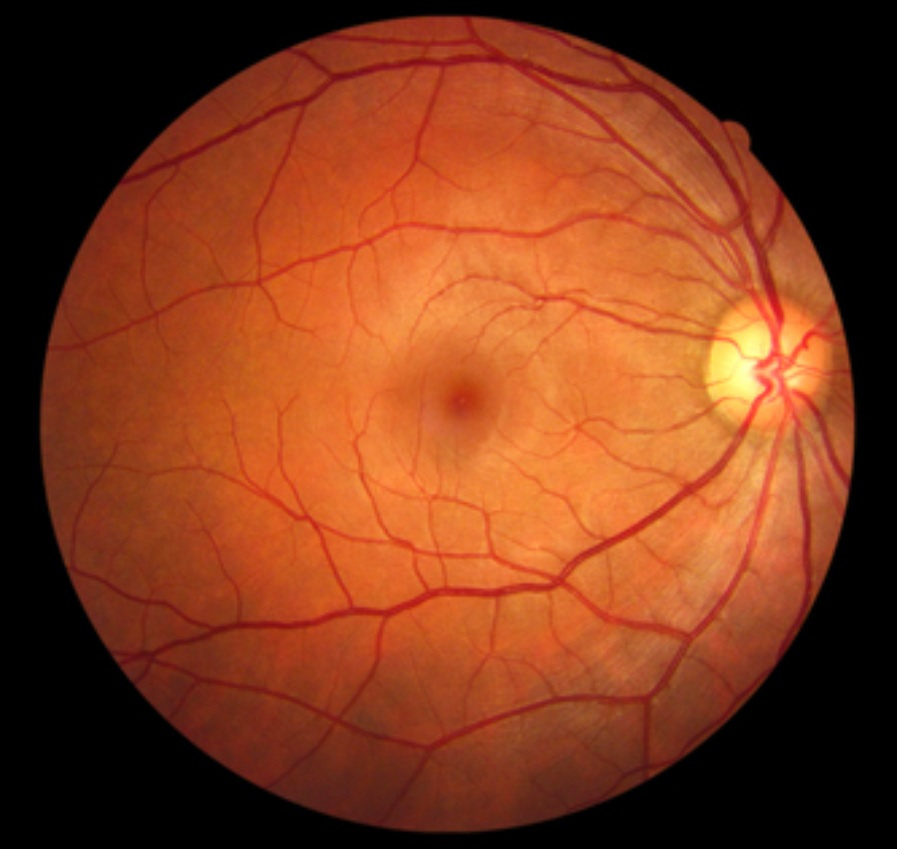
#> input picture retina-mata.jpg, 897 x 849 px
$ python ada-clahe.py
#> lines starting #> are read from the running program, lines starting #| are printed output that depends on the picture; after the words box and inside, x2 and y2 are one past the last pixel; in counts of white or black regions, pixels touching at a corner belong together
import numpy as np
import cv2 as cv

img = cv.imread('retina-mata.jpg',0)
#> img: shape (849, 897); min 0, max 249, mean 75.4

# create a CLAHE object (Arguments are optional).
clahe = cv.createCLAHE(clipLimit=2.0, tileGridSize=(8,8))
cl1 = clahe.apply(img)
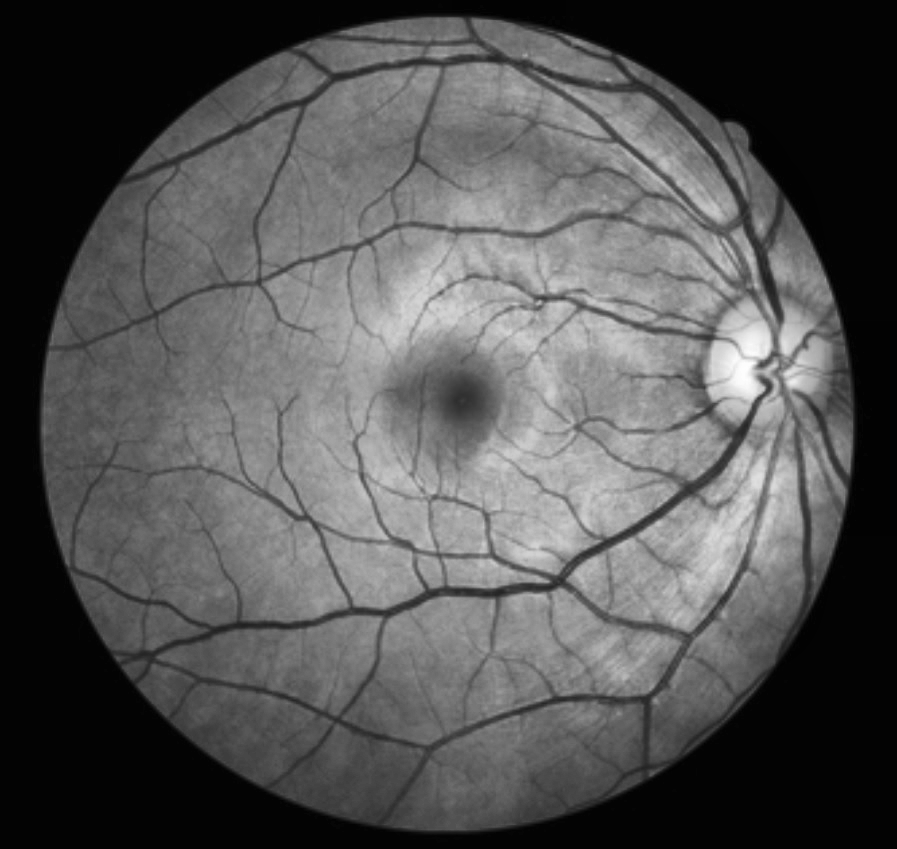
#> cl1: shape (849, 897); min 2, max 254, mean 84.1

# create a CLAHE object (Arguments are optional).
clahe = cv.createCLAHE(clipLimit=2.0, tileGridSize=(8,8))
cl2 = clahe.apply(cl1)

kernel = np.ones((5,5),np.uint8)
erosion = cv.erode(cl2,kernel,iterations = 1)
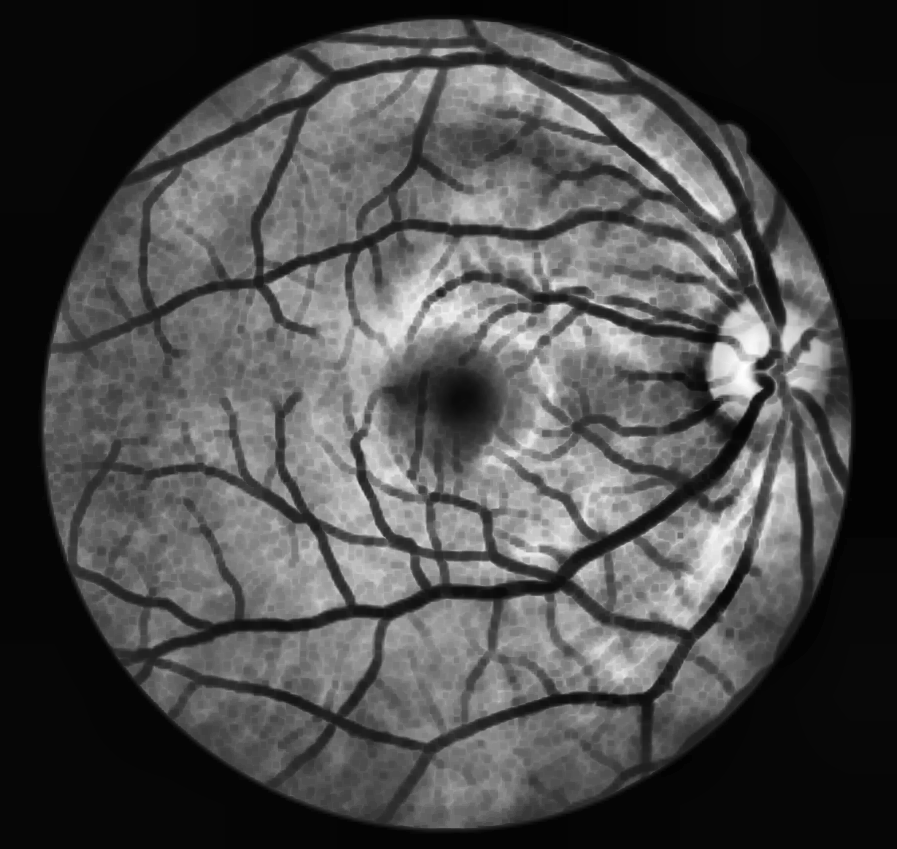
#> erosion: shape (849, 897); min 2, max 255, mean 75.1

clahe = cv.createCLAHE(clipLimit=2.0, tileGridSize=(8,8))
cl3 = clahe.apply(erosion)
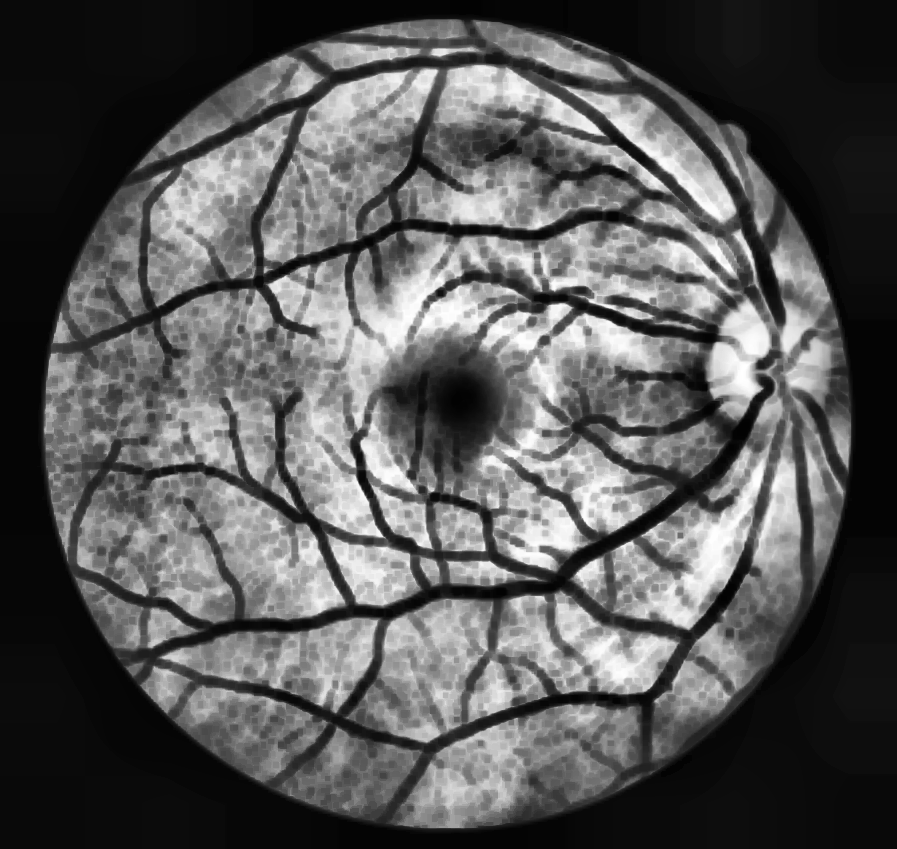
#> cl3: shape (849, 897); min 2, max 255, mean 87.9

kernel = np.ones((5,5),np.uint8)
dilation = cv.dilate(cl3,kernel,iterations = 1)
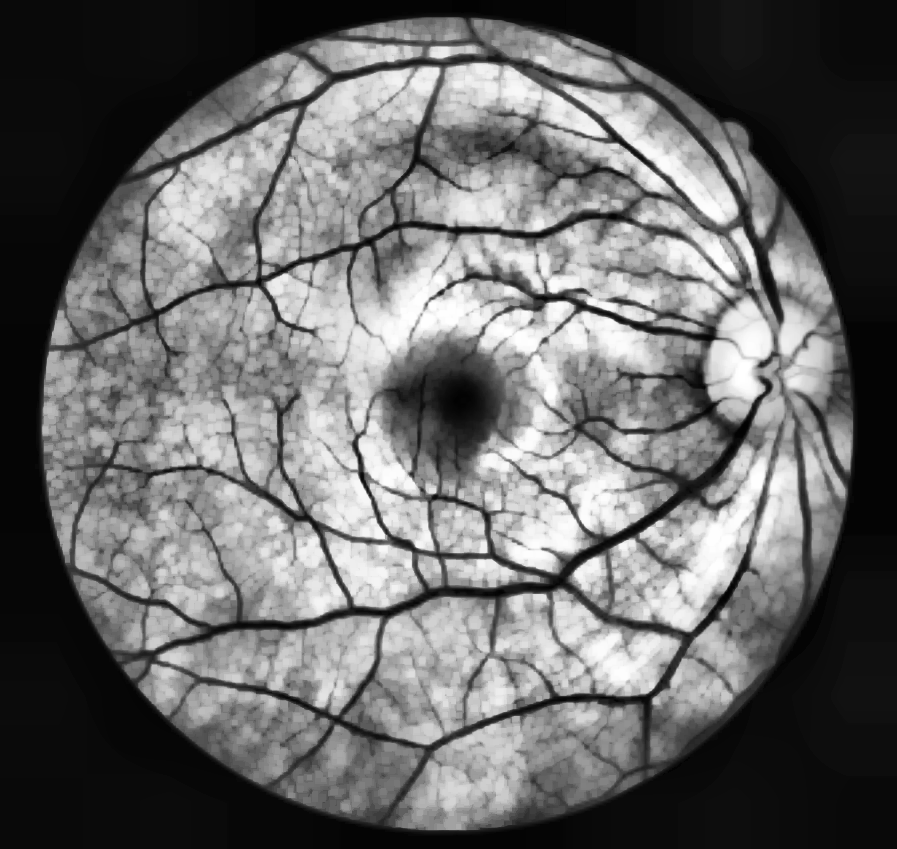
#> dilation: shape (849, 897); min 2, max 255, mean 105.3

ret,thresh1 = cv.threshold(dilation,80,255,cv.THRESH_BINARY_INV)
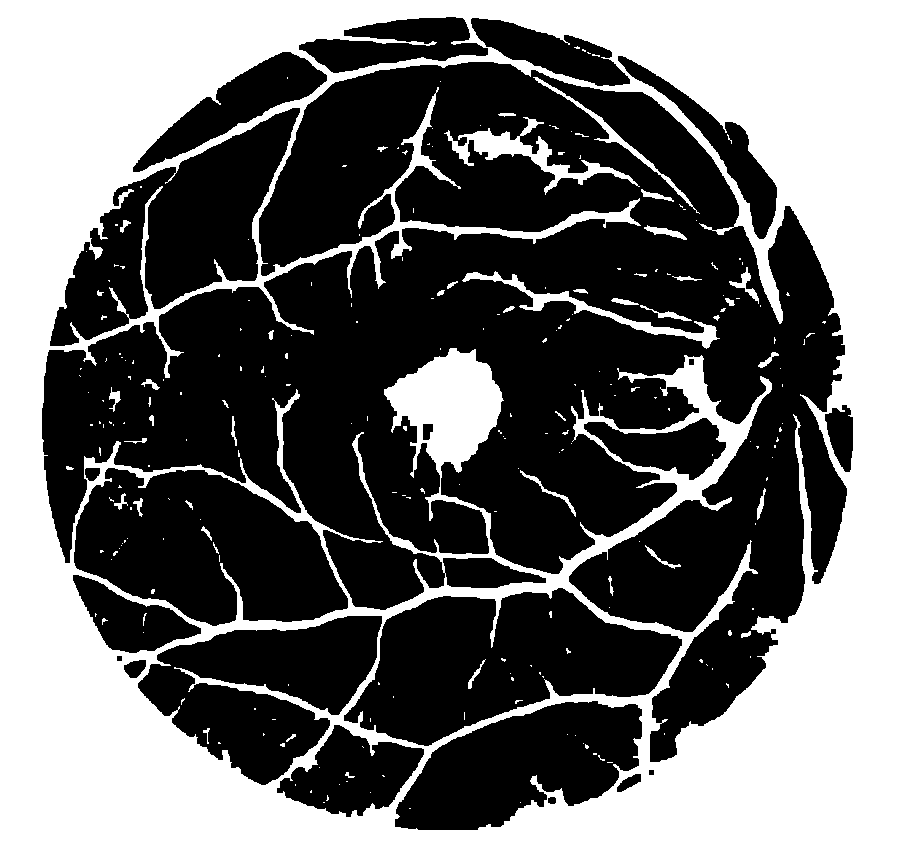
#> thresh1: shape (849, 897); 41.8% white; 246 white regions (198 under 20 px), largest, box (x1, y1, x2, y2) and area: (0, 0, 897, 849) 307832, (444, 117, 640, 195) 2866, (462, 271, 720, 349) 2152

cv.imshow('original',img)
cv.imshow('clahe1',cl2)
cv.imshow('erosion',erosion)
cv.imshow('clahe 2',cl3)
cv.imshow('dilation',dilation)
cv.imshow('threshold',thresh1)
cv.waitKey()
